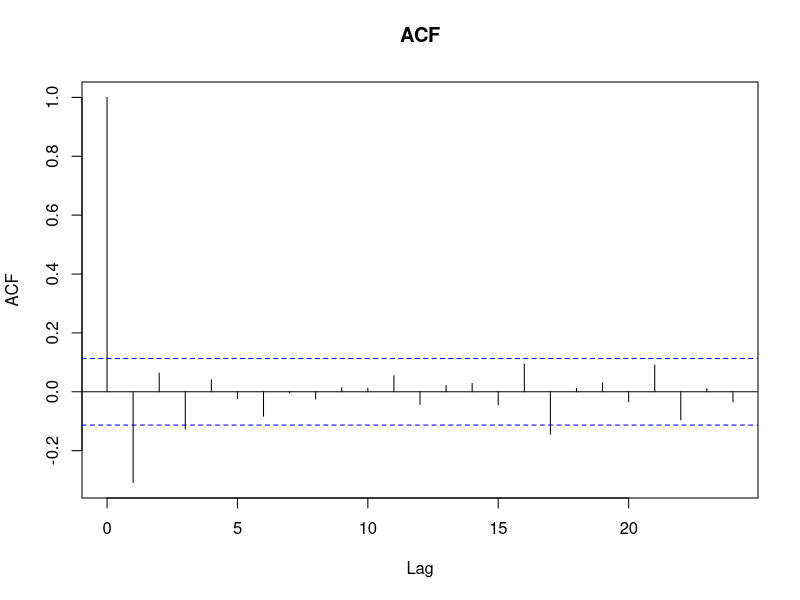
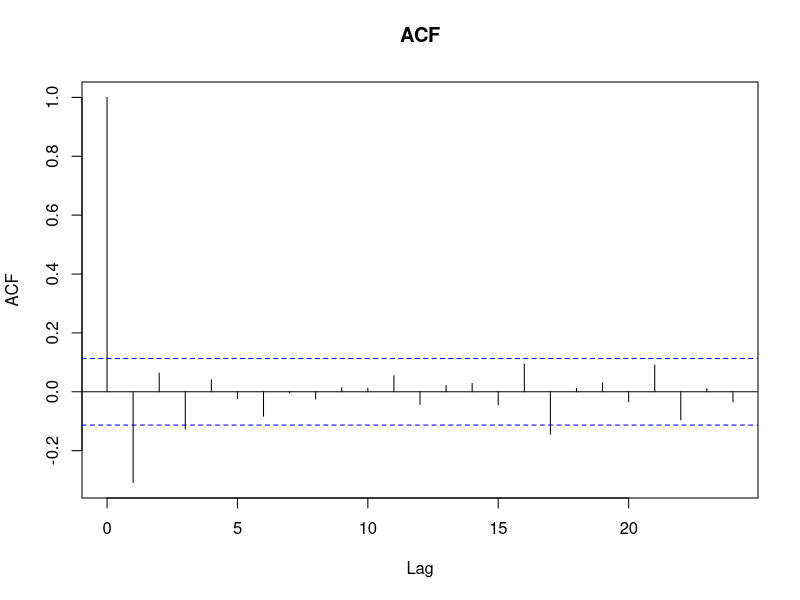
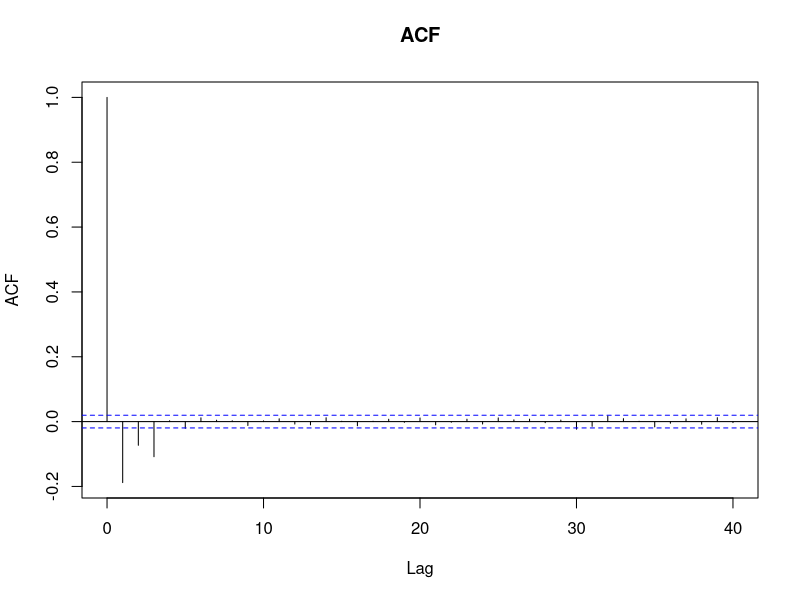
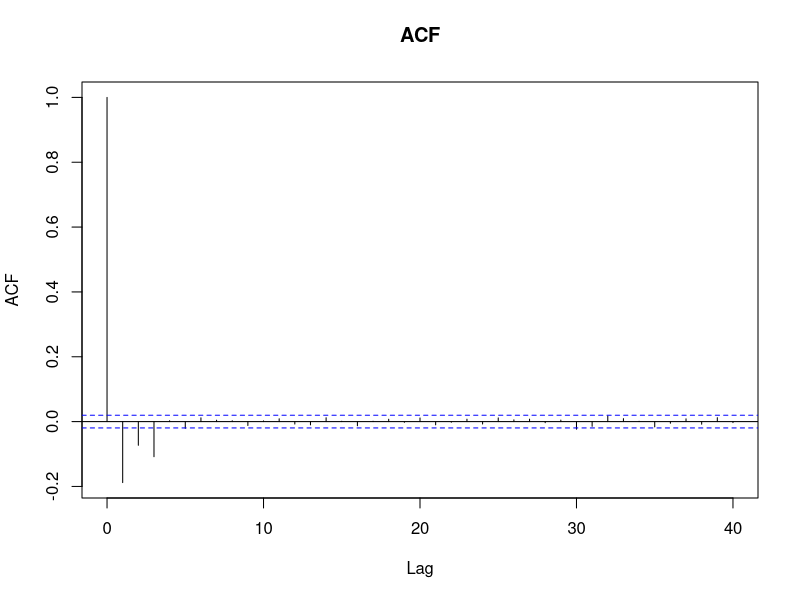
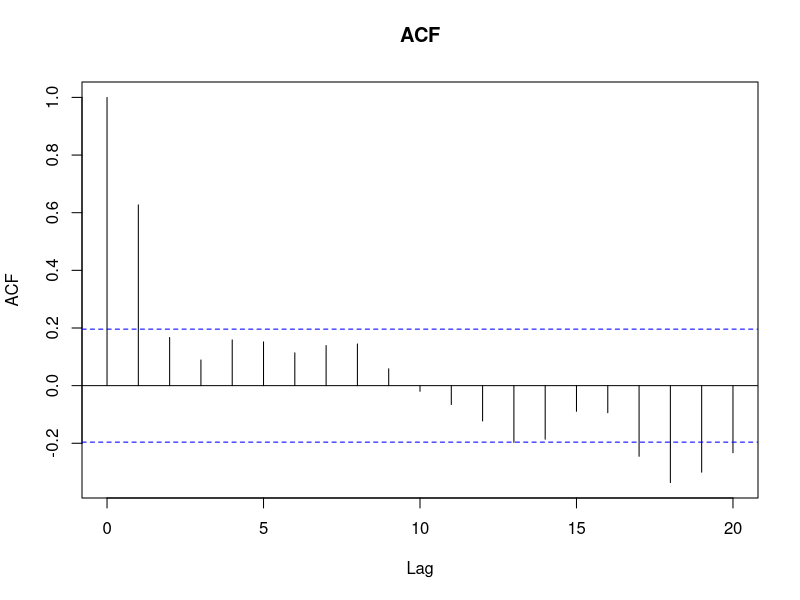
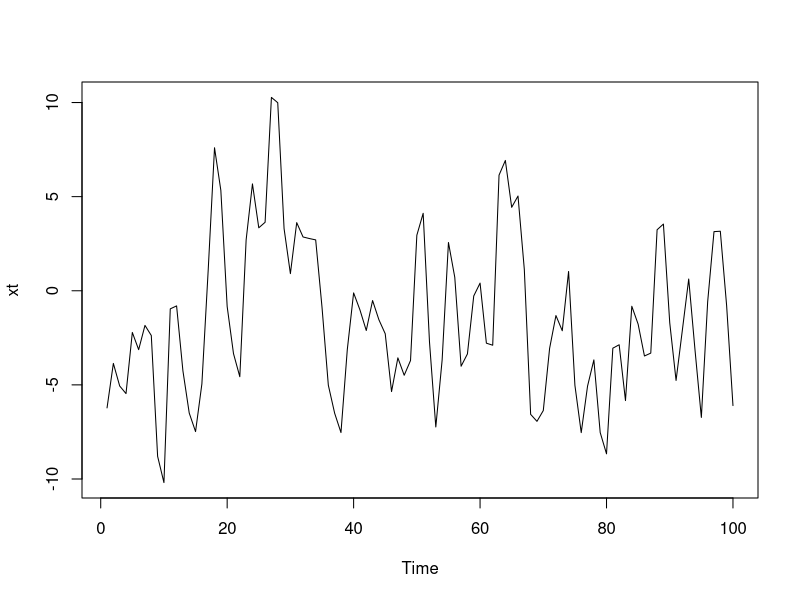
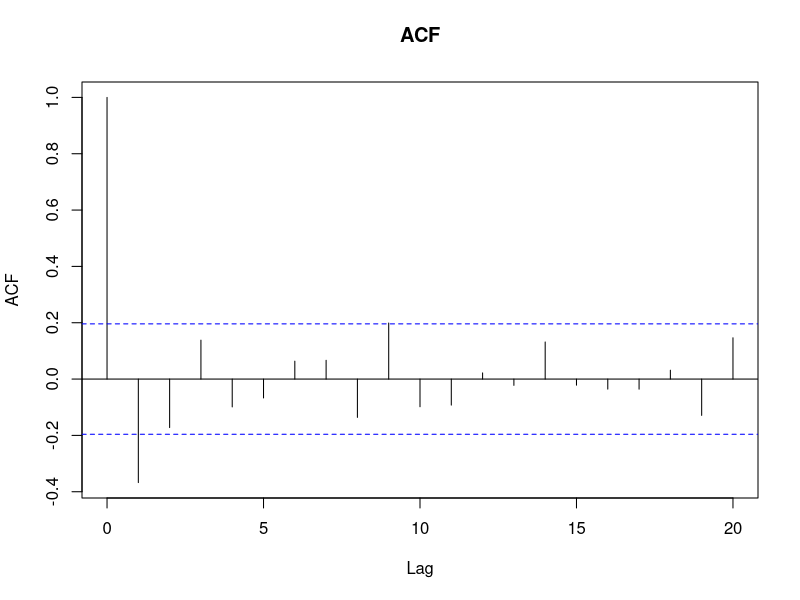
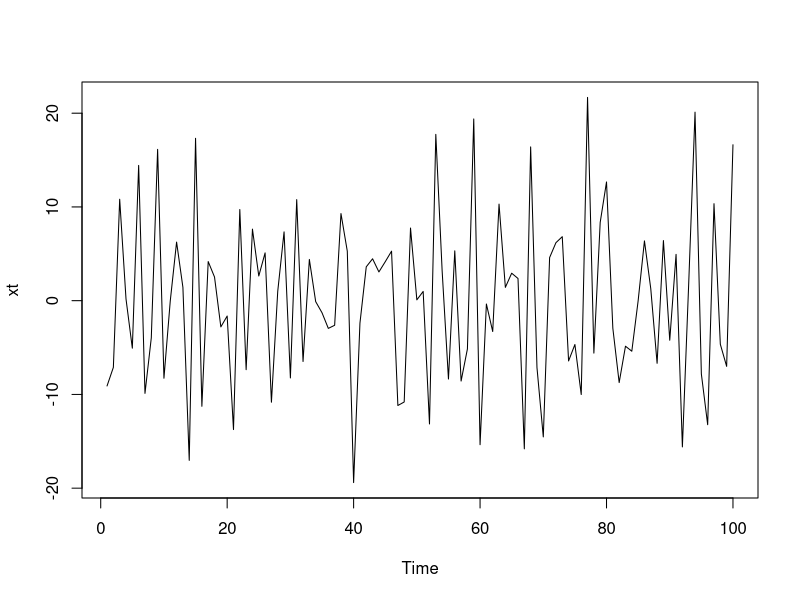

These figures' R source, in order:
## ---- chunk 1
polyroot(c(1,-2/3,-1/3))
## ---- chunk 2
polyroot(c(1,-2/3,-1/3))
## ---- chunk 3
ARMAacf(ma = c(2, 0.5, -0.1), lag.max = 4, pacf = FALSE)
## ---- chunk 4
ARMAacf(ar = -0.5, lag.max = 4, pacf = FALSE)
## ---- chunk 5
polyroot(c(1,2,-8))
## ---- chunk 6
xt <- arima.sim(list(ma=c(1,2,-8)),n=300)
acf(xt, main="ACF")
acf(xt, main="ACF")$acf[3]
-8/69
# Since -0.09597174 is nearly the same as -0.115942, then my sample estimate of ρX(2) are nearly the same as its true value found by calculations.
## ---- chunk 7
xt <- arima.sim(list(ma=c(1,2,-8)),n=10000)
acf(xt, main="ACF")
acf(xt, main="ACF")$acf[3]
## ---- chunk 8
xt <- arima.sim(list(ma=c(3,3)),n=100)
acf(xt, main="ACF")
plot(xt)
## ---- chunk 9
xt <- arima.sim(list(ma=c(5,-8)),n=100)
acf(xt, main="ACF")
plot(xt)
